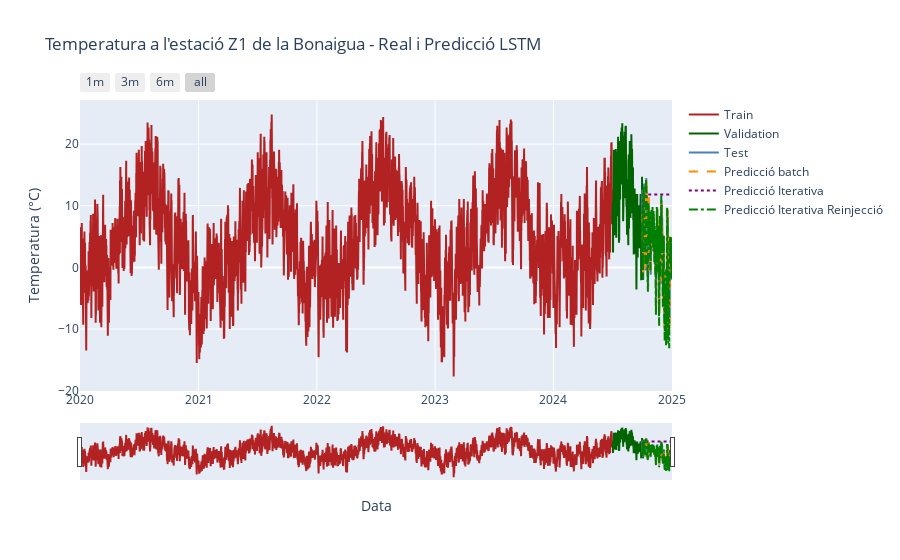

Source (notebook cell):
### Code cell
import plotly.graph_objects as go

fig = go.Figure()

# Train (últims 30 dies o tot)
fig.add_trace(go.Scatter(
    x=df_train['data'],
    y=df_train['valor'],
    mode='lines',
    name='Train',
    line=dict(color='firebrick', width=2)
))

# Validació
fig.add_trace(go.Scatter(
    x=df_val['data'],
    y=df_val['valor'],
    mode='lines',
    name='Validation',
    line=dict(color='darkgreen', width=2)
))

# Test
fig.add_trace(go.Scatter(
    x=df_test_pred['data'],
    y=df_test_pred['valor'],
    mode='lines',
    name='Test',
    line=dict(color='steelblue', width=2)
))

# Predicció sobre test
fig.add_trace(go.Scatter(
    x=df_test_pred['data'],
    y=df_test_pred['prediccio_batch'],
    mode='lines',
    name='Predicció batch',
    line=dict(color='darkorange', width=2, dash='dash')
))

# Predicció iterativa multi-step
fig.add_trace(go.Scatter(
    x=df_test_pred['data'],
    y=df_test_pred['prediccio_iter'],
    mode='lines',
    name='Predicció Iterativa',
    line=dict(color='purple', width=2, dash='dot')
))  

# Predicció iterativa amb reinjecció
fig.add_trace(go.Scatter(
    x=df_test_pred['data'],
    y=df_test_pred['prediccio_reinject'],
    mode='lines',
    name='Predicció Iterativa Reinjecció',
    line=dict(color='green', width=2, dash='dashdot')
))

fig.update_layout(
    title="Temperatura a l'estació Z1 de la Bonaigua - Real i Predicció LSTM",
    xaxis_title='Data',
    yaxis_title='Temperatura (°C)',
    legend=dict(font=dict(size=12)),
    hovermode='x unified',
    xaxis=dict(
        rangeselector=dict(
            buttons=list([
                dict(count=1, label="1m", step="month", stepmode="backward"),
                dict(count=3, label="3m", step="month", stepmode="backward"),
                dict(count=6, label="6m", step="month", stepmode="backward"),
                dict(step="all")
            ])
        ),
        rangeslider=dict(visible=True),
        type="date"
    )
)

fig.show()

### Figure 1 — Plotly figure (JSON) as saved in the notebook; plotly's stock layout.template omitted (floating-point values rounded to 4 significant figures; data arrays with more than 128 entries replaced by an {"elided": "..."} marker saying what was removed)
{"data": [{"line": {"color": "firebrick", "width": 2}, "mode": "lines", "name": "Train", "type": "scatter", "x": {"elided": "39432 str values"}, "y": {"elided": "39432 float values"}}, {"line": {"color": "darkgreen", "width": 2}, "mode": "lines", "name": "Validation", "type": "scatter", "x": {"elided": "2208 str values"}, "y": {"elided": "2208 float values"}}, {"line": {"color": "steelblue", "width": 2}, "mode": "lines", "name": "Test", "type": "scatter", "x": {"elided": "2208 str values"}, "y": {"elided": "2208 float values"}}, {"line": {"color": "darkorange", "dash": "dash", "width": 2}, "mode": "lines", "name": "Predicció batch", "type": "scatter", "x": {"elided": "2208 str values"}, "y": {"elided": "2208 float values"}}, {"line": {"color": "purple", "dash": "dot", "width": 2}, "mode": "lines", "name": "Predicció Iterativa", "type": "scatter", "x": {"elided": "2208 str values"}, "y": {"elided": "2208 float values"}}, {"line": {"color": "green", "dash": "dashdot", "width": 2}, "mode": "lines", "name": "Predicció Iterativa Reinjecció", "type": "scatter", "x": {"elided": "2208 str values"}, "y": {"elided": "2208 float values"}}], "layout": {"hovermode": "x unified", "legend": {"font": {"size": 12}}, "title": {"text": "Temperatura a l'estació Z1 de la Bonaigua - Real i Predicció LSTM"}, "xaxis": {"rangeselector": {"buttons": [{"count": 1, "label": "1m", "step": "month", "stepmode": "backward"}, {"count": 3, "label": "3m", "step": "month", "stepmode": "backward"}, {"count": 6, "label": "6m", "step": "month", "stepmode": "backward"}, {"step": "all"}]}, "rangeslider": {"visible": true}, "title": {"text": "Data"}, "type": "date"}, "yaxis": {"title": {"text": "Temperatura (°C)"}}}}
